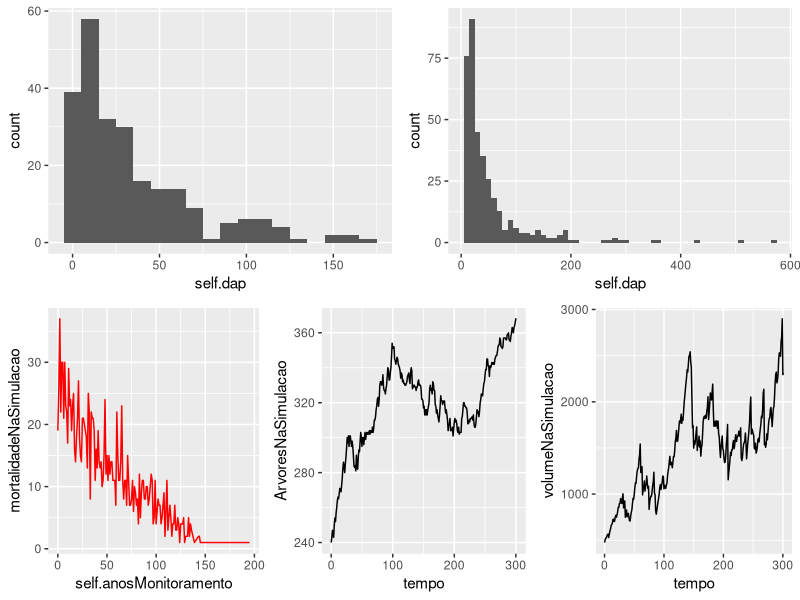

Reproduce this figure in R.
library(dplyr)
library(tidyr)
library(R6)
library(ggplot2)
library(gridExtra)

#cria objeto
arvore = R6Class("arvore",
	# os parâmetros do objeto são diametro (DAP em cm), chance de morrer (%), identificador de viva ou morta (binário),
	# anos sob monitoramento (anos), volume da árvore
	public = list(dap = NULL, chanceMorrer = NULL, viva = NULL, anosMonitoramento = NULL, volume = NULL,
		# função de inicialização
		initialize = function(dap = rexp(1, 0.02819), chanceMorrer = 0.02, viva = 1, anosMonitoramento = 0, volume = 0){
			self$dap = dap
			self$chanceMorrer = chanceMorrer
			self$viva = viva
			self$anosMonitoramento = anosMonitoramento
			self$volume = -0.068854 + 0.000841 * dap^2},
		# Função para crescer uma árvore
		cresce = function(tag){
			# Antes de crescer, verifica se árvore permanece viva
			if(runif(1, 0, 1) <= self$chanceMorrer){
				self$viva = 0}
			# Função de crescimento só é aplicada se a árvore estiver viva
			if(self$viva == 1){
				self$dap = self$dap + abs(rexp(1, 34.26)) * self$dap
				self$chanceMorrer = self$chanceMorrer_update(tag)
				self$anosMonitoramento = self$anosMonitoramento + 1
				self$volume = ifelse(-0.068854 + 0.000841 * self$dap^2 < 0, 0.001, -0.068854 + 0.000841 * self$dap^2)}},
		# Atualiza chance de morrer por três regras diferentes
		chanceMorrer_update = function(tag){
			# Se tag == 0, mantem valor fixo para a chance
			# Se tag == 1, atualiza valor em que a chance de morrer aumenta com o aumento do DAP
			# Se tag == 2, atualiza valor em que a chance de morrer diminui com o aumento do DAP 
			self$chanceMorrer = ifelse(tag == 0, self$chanceMorrer,
								# tendencia linear de aumento da probabilidade
								# com intercepto em 1% e probabilidade a 300 cm de DAP é de 2%
								ifelse(tag == 1, 0.01 + 0.000166 * self$dap,
								# tendencia exponencial de redução da probabilidade com o aumento do DAP
								ifelse(tag == 2, abs(0.04 * exp(-0.004051 * self$dap)), 1)))},
		# Função para exibir atributos da árvore
		mostraAtributos = function(){
			return(data.frame(self$dap, self$viva, self$anosMonitoramento, self$volume))}))

percentualRecrutamento = 0.06
anoSimulacao = 0
tempoSimulacao = 300
# Inicializa a floresta onde as árvores serão armazenadas
floresta = list()

i = 1
# cria uma floresta com o número de árvores difinido dentro do looping
while (i <= 240){
	new = arvore$new(dap = rexp(1, 0.02819))
	new$chanceMorrer_update(1)
	floresta = c(floresta, new)
	i = i + 1
}

# Abre dataframe com a floresta inicial
dataFrameFloresta = c()
for(t in floresta){
  dataFrameFloresta = rbind(dataFrameFloresta, t$mostraAtributos())
}

# Obtem a distribuição diamétrica inicial
g1 = ggplot(dataFrameFloresta, aes(self.dap)) + geom_histogram(binwidth = 10)
# Calcula o número de árvore presente na floresta inicial
numeroArvoresNaSimulacao = c(length(floresta))
# Calcula volume total presente na floresta inicial
evolucaoVolumeNaSimulacao = c(sum(dataFrameFloresta$self.volume))

# inicia simulação da floresta
while(anoSimulacao <= tempoSimulacao){
	ingresso = sum(rbinom(100, 1, percentualRecrutamento))
	i = 1
	# Adiciona árvores que estão ingressando
	while(i <= ingresso){
		# Toda árvore que ingressa chega na base com 10 cm de diâmetro
		new = arvore$new(dap = 10)
		new$chanceMorrer_update(1)
		floresta = c(floresta, new)
		i = i + 1
	}
	# Acompanha o número de árvores ao longo da simulação
	numeroArvoresTemporario = 0
	# Acompanha o volume de árvores ao longo da simulação
	volumeTemporario = 0
	for(t in floresta){
		t$cresce(1)
		if(t$viva == 1){
			numeroArvoresTemporario = numeroArvoresTemporario + 1
			volumeTemporario = volumeTemporario + t$volume
		}
	}
	numeroArvoresNaSimulacao = c(numeroArvoresNaSimulacao, numeroArvoresTemporario)
	evolucaoVolumeNaSimulacao = c(evolucaoVolumeNaSimulacao, volumeTemporario)
	anoSimulacao = anoSimulacao + 1
}

dataFrameFloresta.futuro = c()
for(t in floresta){
	dataFrameFloresta.futuro = rbind(dataFrameFloresta.futuro, t$mostraAtributos())
}

# Calcula distribuição diamétrica final
g2 = dataFrameFloresta.futuro %>% 
	filter(self.viva == 1) %>% 
	ggplot(aes(self.dap)) + geom_histogram(binwidth = 10)

# Número de árvores mortas por hectare
g3 = dataFrameFloresta.futuro %>%
	filter(self.viva == 0) %>%
	group_by(self.anosMonitoramento) %>%
	summarise(mortalidadeNaSimulacao = n()) %>%
	ggplot(aes(self.anosMonitoramento, mortalidadeNaSimulacao)) + geom_line(colour = "red")                 

# Número de árvores ao longo do tempo
g4 = ggplot(data.frame(tempo = seq(0, anoSimulacao, 1), ArvoresNaSimulacao = numeroArvoresNaSimulacao), 
	aes(tempo, ArvoresNaSimulacao)) + geom_line()                                     

# Volume de madeira ao longo do tempo
g5 = ggplot(data.frame(tempo = seq(0, anoSimulacao, 1), volumeNaSimulacao = evolucaoVolumeNaSimulacao), 
            aes(tempo, volumeNaSimulacao)) + geom_line()                                   

grid.arrange(g1,g2,g3,g4,g5, layout_matrix = rbind(c(1,1,1,2,2,2),c(3,3,4,4,5,5)))